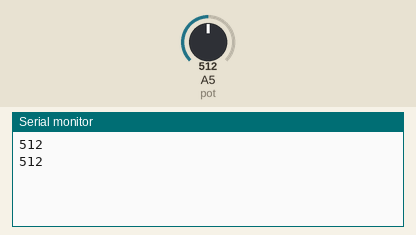
Recording of a sketch running on a simulated Arduino Uno, built with avr-gcc and run on an emulated ATmega328P. Shown: the last lines printed to the serial monitor. The test bench sets the inputs (shaded band); at power-on: A5 (pot) = 512.

Above: at 1.8 s.
1.9 s: A5 (pot) set to 716
At 2.5 s:
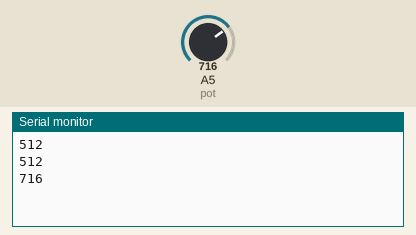
3.4 s: A5 (pot) set to 900
At 4.8 s:
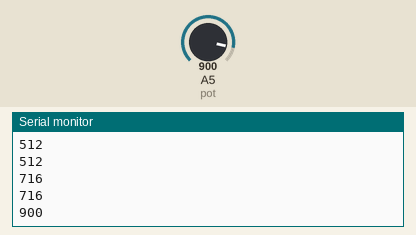
Timing chart, 0 to 6.4 s (numbered marks = the images above; inputs shaded):
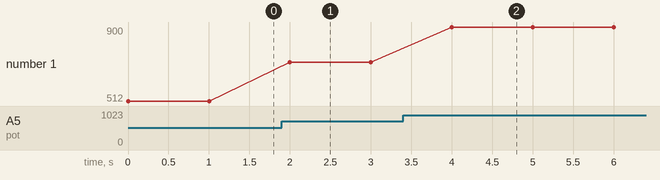

The sketch:

send_data_serial_lib.ino
```cpp
// It sends the value read by a Potentiometer (A5)

const int pot = A5;

void setup() {
  pinMode(pot, INPUT);
  Serial.begin(9600);
}

void loop() {
  int value = analogRead(pot);
  Serial.println(value);
  delay(1000);
}
```

Measured:
- after the input at 1.9 s, the serial monitor: prints a new line after 0.10 s (image 1)
- after the input at 3.4 s, the serial monitor: prints a new line after 0.60 s (image 2)
- plotted number 1: 512 → 716 after the input at 1.9 s, 716 → 900 after the input at 3.4 s
